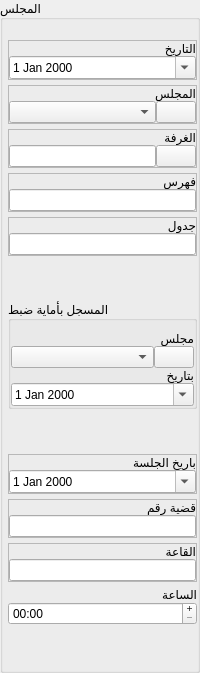
                  <widget class="QGroupBox" name="gb_council">
                   <property name="title">
                    <string>المجلس</string>
                   </property>
                   <layout class="QGridLayout" name="gridLayout_16">
                    <property name="leftMargin">
                     <number>5</number>
                    </property>
                    <property name="topMargin">
                     <number>20</number>
                    </property>
                    <property name="rightMargin">
                     <number>0</number>
                    </property>
                    <property name="bottomMargin">
                     <number>5</number>
                    </property>
                    <property name="spacing">
                     <number>5</number>
                    </property>
                    <item row="13" column="0">
                     <widget class="QFrame" name="frm_council_case">
                      <property name="frameShape">
                       <enum>QFrame::Shape::StyledPanel</enum>
                      </property>
                      <property name="frameShadow">
                       <enum>QFrame::Shadow::Raised</enum>
                      </property>
                      <layout class="QFormLayout" name="formLayout_11">
                       <property name="horizontalSpacing">
                        <number>0</number>
                       </property>
                       <property name="verticalSpacing">
                        <number>0</number>
                       </property>
                       <property name="leftMargin">
                        <number>0</number>
                       </property>
                       <property name="topMargin">
                        <number>0</number>
                       </property>
                       <property name="rightMargin">
                        <number>0</number>
                       </property>
                       <property name="bottomMargin">
                        <number>0</number>
                       </property>
                       <item row="0" column="0" colspan="2">
                        <widget class="QLabel" name="label_43">
                         <property name="text">
                          <string>قضية رقم</string>
                         </property>
                        </widget>
                       </item>
                       <item row="1" column="0" colspan="2">
                        <widget class="QLineEdit" name="lineEdit_27"/>
                       </item>
                      </layout>
                     </widget>
                    </item>
                    <item row="15" column="0">
                     <widget class="QFrame" name="frm_council_hour">
                      <property name="frameShape">
                       <enum>QFrame::Shape::NoFrame</enum>
                      </property>
                      <property name="frameShadow">
                       <enum>QFrame::Shadow::Raised</enum>
                      </property>
                      <layout class="QFormLayout" name="formLayout_13">
                       <property name="horizontalSpacing">
                        <number>0</number>
                       </property>
                       <property name="verticalSpacing">
                        <number>0</number>
                       </property>
                       <property name="leftMargin">
                        <number>0</number>
                       </property>
                       <property name="topMargin">
                        <number>0</number>
                       </property>
                       <property name="rightMargin">
                        <number>0</number>
                       </property>
                       <property name="bottomMargin">
                        <number>0</number>
                       </property>
                       <item row="0" column="0" colspan="2">
                        <widget class="QLabel" name="label_41">
                         <property name="text">
                          <string>الساعة</string>
                         </property>
                        </widget>
                       </item>
                       <item row="1" column="1">
                        <widget class="QTimeEdit" name="timeEdit">
                         <property name="sizePolicy">
                          <sizepolicy hsizetype="Expanding" vsizetype="Fixed">
                           <horstretch>0</horstretch>
                           <verstretch>0</verstretch>
                          </sizepolicy>
                         </property>
                         <property name="buttonSymbols">
                          <enum>QAbstractSpinBox::ButtonSymbols::PlusMinus</enum>
                         </property>
                         <property name="showGroupSeparator" stdset="0">
                          <bool>false</bool>
                         </property>
                         <property name="displayFormat">
                          <string>HH:mm</string>
                         </property>
                         <property name="calendarPopup">
                          <bool>true</bool>
                         </property>
                        </widget>
                       </item>
                      </layout>
                     </widget>
                    </item>
                    <item row="0" column="0">
                     <widget class="QFrame" name="frm_council_date">
                      <property name="frameShape">
                       <enum>QFrame::Shape::StyledPanel</enum>
                      </property>
                      <property name="frameShadow">
                       <enum>QFrame::Shadow::Raised</enum>
                      </property>
                      <layout class="QFormLayout" name="formLayout_8">
                       <property name="horizontalSpacing">
                        <number>0</number>
                       </property>
                       <property name="verticalSpacing">
                        <number>0</number>
                       </property>
                       <property name="leftMargin">
                        <number>0</number>
                       </property>
                       <property name="topMargin">
                        <number>0</number>
                       </property>
                       <property name="rightMargin">
                        <number>0</number>
                       </property>
                       <property name="bottomMargin">
                        <number>0</number>
                       </property>
                       <item row="0" column="0" colspan="2">
                        <widget class="QLabel" name="label_18">
                         <property name="text">
                          <string>التاريخ</string>
                         </property>
                        </widget>
                       </item>
                       <item row="1" column="0" colspan="2">
                        <widget class="QDateEdit" name="dateEdit">
                         <property name="sizePolicy">
                          <sizepolicy hsizetype="Expanding" vsizetype="Fixed">
                           <horstretch>0</horstretch>
                           <verstretch>0</verstretch>
                          </sizepolicy>
                         </property>
                         <property name="calendarPopup">
                          <bool>true</bool>
                         </property>
                        </widget>
                       </item>
                      </layout>
                     </widget>
                    </item>
                    <item row="2" column="0">
                     <widget class="QFrame" name="frm_council">
                      <property name="frameShape">
                       <enum>QFrame::Shape::StyledPanel</enum>
                      </property>
                      <property name="frameShadow">
                       <enum>QFrame::Shadow::Raised</enum>
                      </property>
                      <layout class="QGridLayout" name="gridLayout_15" rowstretch="0,0">
                       <property name="leftMargin">
                        <number>0</number>
                       </property>
                       <property name="topMargin">
                        <number>0</number>
                       </property>
                       <property name="rightMargin">
                        <number>0</number>
                       </property>
                       <property name="bottomMargin">
                        <number>0</number>
                       </property>
                       <property name="spacing">
                        <number>0</number>
                       </property>
                       <item row="1" column="1">
                        <widget class="QComboBox" name="comboBox">
                         <property name="sizePolicy">
                          <sizepolicy hsizetype="Expanding" vsizetype="Fixed">
                           <horstretch>0</horstretch>
                           <verstretch>0</verstretch>
                          </sizepolicy>
                         </property>
                        </widget>
                       </item>
                       <item row="1" column="2">
                        <widget class="QPushButton" name="pushButton_9">
                         <property name="text">
                          <string/>
                         </property>
                         <property name="icon">
                          <iconset resource="ui.resources.qrc">
                           <normaloff>:/icons/icons/plus_math.png</normaloff>:/icons/icons/plus_math.png</iconset>
                         </property>
                        </widget>
                       </item>
                       <item row="0" column="1" colspan="2">
                        <widget class="QLabel" name="label">
                         <property name="text">
                          <string>المجلس</string>
                         </property>
                        </widget>
                       </item>
                      </layout>
                     </widget>
                    </item>
                    <item row="8" column="0">
                     <widget class="QFrame" name="frm_council_table">
                      <property name="frameShape">
                       <enum>QFrame::Shape::StyledPanel</enum>
                      </property>
                      <property name="frameShadow">
                       <enum>QFrame::Shadow::Raised</enum>
                      </property>
                      <layout class="QFormLayout" name="formLayout_3">
                       <property name="horizontalSpacing">
                        <number>0</number>
                       </property>
                       <property name="verticalSpacing">
                        <number>0</number>
                       </property>
                       <property name="leftMargin">
                        <number>0</number>
                       </property>
                       <property name="topMargin">
                        <number>0</number>
                       </property>
                       <property name="rightMargin">
                        <number>0</number>
                       </property>
                       <property name="bottomMargin">
                        <number>0</number>
                       </property>
                       <item row="1" column="0" colspan="2">
                        <widget class="QLineEdit" name="lineEdit_4"/>
                       </item>
                       <item row="0" column="0" colspan="2">
                        <widget class="QLabel" name="label_22">
                         <property name="text">
                          <string>جدول</string>
                         </property>
                        </widget>
                       </item>
                      </layout>
                     </widget>
                    </item>
                    <item row="11" column="0">
                     <spacer name="verticalSpacer_5">
                      <property name="orientation">
                       <enum>Qt::Orientation::Vertical</enum>
                      </property>
                      <property name="sizeHint" stdset="0">
                       <size>
                        <width>20</width>
                        <height>40</height>
                       </size>
                      </property>
                     </spacer>
                    </item>
                    <item row="14" column="0">
                     <widget class="QFrame" name="frm_council_hall">
                      <property name="frameShape">
                       <enum>QFrame::Shape::StyledPanel</enum>
                      </property>
                      <property name="frameShadow">
                       <enum>QFrame::Shadow::Raised</enum>
                      </property>
                      <layout class="QFormLayout" name="formLayout_12">
                       <property name="horizontalSpacing">
                        <number>0</number>
                       </property>
                       <property name="verticalSpacing">
                        <number>0</number>
                       </property>
                       <property name="leftMargin">
                        <number>0</number>
                       </property>
                       <property name="topMargin">
                        <number>0</number>
                       </property>
                       <property name="rightMargin">
                        <number>0</number>
                       </property>
                       <property name="bottomMargin">
                        <number>0</number>
                       </property>
                       <item row="0" column="0" colspan="2">
                        <widget class="QLabel" name="label_42">
                         <property name="text">
                          <string>القاعة</string>
                         </property>
                        </widget>
                       </item>
                       <item row="1" column="0" colspan="2">
                        <widget class="QLineEdit" name="lineEdit_26">
                         <property name="sizePolicy">
                          <sizepolicy hsizetype="Expanding" vsizetype="Fixed">
                           <horstretch>0</horstretch>
                           <verstretch>0</verstretch>
                          </sizepolicy>
                         </property>
                        </widget>
                       </item>
                      </layout>
                     </widget>
                    </item>
                    <item row="12" column="0">
                     <widget class="QFrame" name="frm_council_session_date">
                      <property name="frameShape">
                       <enum>QFrame::Shape::StyledPanel</enum>
                      </property>
                      <property name="frameShadow">
                       <enum>QFrame::Shadow::Raised</enum>
                      </property>
                      <layout class="QFormLayout" name="formLayout_10">
                       <property name="horizontalSpacing">
                        <number>0</number>
                       </property>
                       <property name="verticalSpacing">
                        <number>0</number>
                       </property>
                       <property name="leftMargin">
                        <number>0</number>
                       </property>
                       <property name="topMargin">
                        <number>0</number>
                       </property>
                       <property name="rightMargin">
                        <number>0</number>
                       </property>
                       <property name="bottomMargin">
                        <number>0</number>
                       </property>
                       <item row="0" column="0" colspan="2">
                        <widget class="QLabel" name="label_44">
                         <property name="text">
                          <string>باريخ الجلسة</string>
                         </property>
                        </widget>
                       </item>
                       <item row="1" column="0" colspan="2">
                        <widget class="QDateEdit" name="dateEdit_9">
                         <property name="sizePolicy">
                          <sizepolicy hsizetype="Expanding" vsizetype="Fixed">
                           <horstretch>0</horstretch>
                           <verstretch>0</verstretch>
                          </sizepolicy>
                         </property>
                         <property name="calendarPopup">
                          <bool>true</bool>
                         </property>
                        </widget>
                       </item>
                      </layout>
                     </widget>
                    </item>
                    <item row="3" column="0">
                     <widget class="QFrame" name="frm_council_room">
                      <property name="frameShape">
                       <enum>QFrame::Shape::StyledPanel</enum>
                      </property>
                      <property name="frameShadow">
                       <enum>QFrame::Shadow::Raised</enum>
                      </property>
                      <layout class="QGridLayout" name="gridLayout_3" rowstretch="0,0">
                       <property name="leftMargin">
                        <number>0</number>
                       </property>
                       <property name="topMargin">
                        <number>0</number>
                       </property>
                       <property name="rightMargin">
                        <number>0</number>
                       </property>
                       <property name="bottomMargin">
                        <number>0</number>
                       </property>
                       <property name="spacing">
                        <number>0</number>
                       </property>
                       <item row="1" column="2">
                        <widget class="QPushButton" name="pushButton_7">
                         <property name="text">
                          <string/>
                         </property>
                         <property name="icon">
                          <iconset resource="ui.resources.qrc">
                           <normaloff>:/icons/icons/plus_math.png</normaloff>:/icons/icons/plus_math.png</iconset>
                         </property>
                        </widget>
                       </item>
                       <item row="1" column="1">
                        <widget class="QLineEdit" name="lineEdit_3"/>
                       </item>
                       <item row="0" column="1" colspan="2">
                        <widget class="QLabel" name="label_16">
                         <property name="text">
                          <string>الغرفة</string>
                         </property>
                        </widget>
                       </item>
                      </layout>
                     </widget>
                    </item>
                    <item row="16" column="0">
                     <spacer name="verticalSpacer_2">
                      <property name="orientation">
                       <enum>Qt::Orientation::Vertical</enum>
                      </property>
                      <property name="sizeHint" stdset="0">
                       <size>
                        <width>20</width>
                        <height>40</height>
                       </size>
                      </property>
                     </spacer>
                    </item>
                    <item row="5" column="0">
                     <widget class="QFrame" name="frm_council_index">
                      <property name="frameShape">
                       <enum>QFrame::Shape::StyledPanel</enum>
                      </property>
                      <property name="frameShadow">
                       <enum>QFrame::Shadow::Raised</enum>
                      </property>
                      <layout class="QFormLayout" name="formLayout_9">
                       <property name="horizontalSpacing">
                        <number>0</number>
                       </property>
                       <property name="verticalSpacing">
                        <number>0</number>
                       </property>
                       <property name="leftMargin">
                        <number>0</number>
                       </property>
                       <property name="topMargin">
                        <number>0</number>
                       </property>
                       <property name="rightMargin">
                        <number>0</number>
                       </property>
                       <property name="bottomMargin">
                        <number>0</number>
                       </property>
                       <item row="0" column="0" colspan="2">
                        <widget class="QLabel" name="label_23">
                         <property name="text">
                          <string>فهرس</string>
                         </property>
                        </widget>
                       </item>
                       <item row="1" column="0" colspan="2">
                        <widget class="QLineEdit" name="lineEdit_5"/>
                       </item>
                      </layout>
                     </widget>
                    </item>
                    <item row="10" column="0">
                     <widget class="QGroupBox" name="gb_council_registary">
                      <property name="title">
                       <string>المسجل بأماية ضبط</string>
                      </property>
                      <layout class="QGridLayout" name="gridLayout_6">
                       <property name="leftMargin">
                        <number>0</number>
                       </property>
                       <property name="topMargin">
                        <number>10</number>
                       </property>
                       <property name="rightMargin">
                        <number>0</number>
                       </property>
                       <property name="bottomMargin">
                        <number>0</number>
                       </property>
                       <property name="spacing">
                        <number>0</number>
                       </property>
                       <item row="5" column="0" colspan="2">
                        <widget class="QDateEdit" name="dateEdit_5">
                         <property name="calendarPopup">
                          <bool>true</bool>
                         </property>
                        </widget>
                       </item>
                       <item row="1" column="1">
                        <widget class="QPushButton" name="pushButton_12">
                         <property name="text">
                          <string/>
                         </property>
                         <property name="icon">
                          <iconset resource="ui.resources.qrc">
                           <normaloff>:/icons/icons/plus_math.png</normaloff>:/icons/icons/plus_math.png</iconset>
                         </property>
                        </widget>
                       </item>
                       <item row="1" column="0">
                        <widget class="QComboBox" name="comboBox_4">
                         <property name="sizePolicy">
                          <sizepolicy hsizetype="Expanding" vsizetype="Fixed">
                           <horstretch>0</horstretch>
                           <verstretch>0</verstretch>
                          </sizepolicy>
                         </property>
                        </widget>
                       </item>
                       <item row="4" column="0" colspan="2">
                        <widget class="QLabel" name="label_28">
                         <property name="text">
                          <string>بتاريخ</string>
                         </property>
                        </widget>
                       </item>
                       <item row="0" column="0" colspan="2">
                        <widget class="QLabel" name="label_27">
                         <property name="text">
                          <string>مجلس</string>
                         </property>
                        </widget>
                       </item>
                      </layout>
                     </widget>
                    </item>
                    <item row="9" column="0">
                     <spacer name="verticalSpacer_4">
                      <property name="orientation">
                       <enum>Qt::Orientation::Vertical</enum>
                      </property>
                      <property name="sizeHint" stdset="0">
                       <size>
                        <width>20</width>
                        <height>40</height>
                       </size>
                      </property>
                     </spacer>
                    </item>
                   </layout>
                  </widget>
